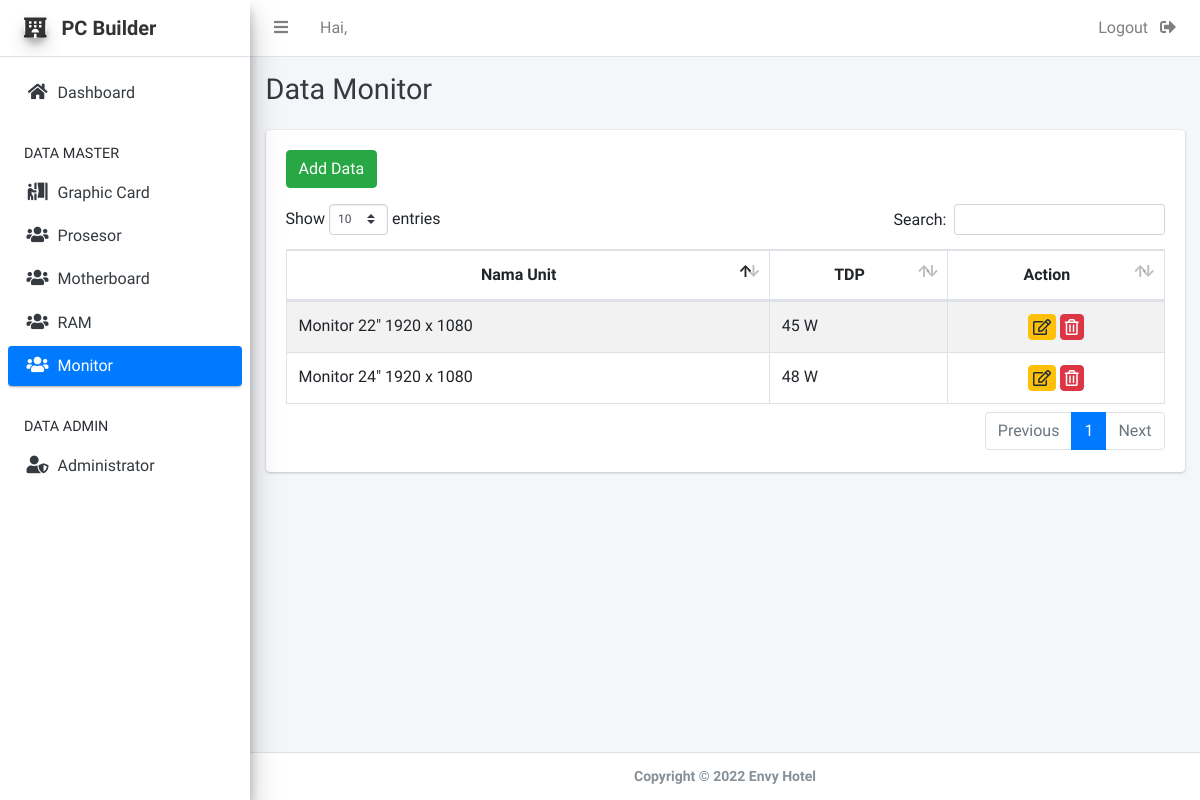
Page /admin/monitor.php on the committed database.
### tables this page shows
CREATE TABLE `monitor` (
  `id_monitor` int(10) NOT NULL,
  `nama_monitor` varchar(255) NOT NULL,
  `tdp_monitor` int(10) NOT NULL
);

### admin/monitor.php (the view, shortened to what this page needs)
<?php
  include("../koneksi.php");
?>
<!DOCTYPE html>
<html lang="en">
<head>
  <link rel="stylesheet" href="plugins/fontawesome-free/css/all.min.css">
<link rel="stylesheet" href="plugins/datatables-bs4/css/dataTables.bootstrap4.min.css">
<link rel="stylesheet" href="plugins/datatables-responsive/css/responsive.bootstrap4.min.css">
<link rel="stylesheet" href="plugins/overlayScrollbars/css/OverlayScrollbars.min.css">
<link rel="stylesheet" href="dist/css/adminlte.min.css">
</head>
<body class="hold-transition sidebar-mini layout-fixed layout-navbar-fixed layout-footer-fixed">
  <div class="wrapper">
    <nav class="main-header navbar navbar-expand navbar-white navbar-light">
      <ul class="navbar-nav">
        <li class="nav-item">
          <a class="nav-link" data-widget="pushmenu" href="#" role="button"><i class="fas fa-bars"></i></a>
        </li>
        <li class="nav-item">
          <a class="nav-link" href="">
            Hai, <?= $nama; ?>
          </a>
        </li>
      </ul>
      <ul class="navbar-nav ml-auto">
        <li class="nav-item">
          <a class="nav-link" href="../index.php" onclick="return confirm('Apakah Anda Yakin Ingin Keluar?')">
            Logout &nbsp;
            <i class="fas fa-sign-out-alt"></i>
          </a>
        </li>
      </ul>
    </nav>
    <aside class="main-sidebar sidebar-light-primary elevation-4">
      <a href="#" class="brand-link">
        <i class="fas fa-hotel img-circle elevation-3 ml-3"></i>
        <span class="brand-text font-weight-bold">PC Builder</span>
      </a>
      <div class="sidebar">
        <div class="mt-3">
          <nav class="mt-2">
            <ul class="nav nav-pills nav-sidebar flex-column" data-widget="treeview" role="menu" data-accordion="false">
              <li class="nav-item has-treeview">
                <a href="index.php" class="nav-link">
                  <i class="nav-icon fas fa-home"></i>
                  <p>
                    Dashboard
                  </p>
                </a>
              </li>
              <li class="nav-header">DATA MASTER</li>
              <li class="nav-item">
                <a href="monitor.php" class="nav-link">
                  <i class="nav-icon fas fa-person-booth"></i>
                  <p>
                    Graphic Card
                  </p>
                </a>
              </li>
              <li class="nav-item">
                <a href="procie.php" class="nav-link">
                  <i class="nav-icon fas fa-users"></i>
                  <p>
                    Prosesor
                  </p>
                </a>
              </li>
              <li class="nav-item">
                <a href="motherboard.php" class="nav-link">
                  <i class="nav-icon fas fa-users"></i>
                  <p>
                    Motherboard
                  </p>
                </a>
              </li>
              <li class="nav-item">
                <a href="ram.php" class="nav-link">
                  <i class="nav-icon fas fa-users"></i>
                  <p>
                    RAM
                  </p>
                </a>
              </li>
              <li class="nav-item">
                <a href="monitor.php" class="nav-link active">
                  <i class="nav-icon fas fa-users"></i>
                  <p>
                    Monitor
                  </p>
                </a>
              </li>
              <li class="nav-header">DATA ADMIN</li>
              <li class="nav-item">
                <a href="admin/index.php" class="nav-link">
                  <i class="nav-icon fas fa-user-shield"></i>
                  <p>
                    Administrator
                  </p>
                </a>
              </li>
            </ul>
          </nav>
        </div>
      </div>
    </aside>
    <div class="content-wrapper">
      <div class="content-header">
        <div class="container-fluid">
          <div class="row mb-2">
            <div class="col-sm-6">
              <h1 class="m-0 text-dark">Data Monitor</h1>
            </div>
            <div class="col-sm-6">
            </div>
          </div>
        </div>
      </div>
      <section class="content">
        <div class="container-fluid">
          <div class="row">
            <div class="col-12">
              <div class="card">
                <div class="card-body">
                  <a class="btn btn-success mb-3" href="tambah/add_monitor.php">Add Data</a>
                  <table id="example1" class="table table-bordered table-striped">
                    <thead>
                      <tr class="text-center">
                        <th>Nama Unit</th>
                        <th>TDP</th>
                        <th>Action</th>
                      </tr>
                    </thead>
                    <tbody>
                      <?php
                      $monitor = mysqli_query($koneksi, "SELECT * FROM monitor ORDER BY id_monitor DESC");
                      while ($row = mysqli_fetch_array($monitor)) {
                        echo "
                <tr>
                  <td>" . $row['nama_monitor'] . "</td>
                  <td>" . $row['tdp_monitor'] . " W</td>
                  <td class='text-center'>
                            ";
                                ?>
                                  <a href="edit/edit_monitor.php?id=<?= $row['id_monitor']; ?>" onclick="return confirm('Apakah Anda Yakin Ingin Mengubah Data?')"><i class=' btn btn-warning py-0 px-1 far fa-edit'></i></a>
                                  <a href="hapus/hapus_monitor.php?id=<?= $row['id_monitor']; ?>" onclick="return confirm('Apakah Anda Yakin Ingin Menghapus Data?')"><i class=' btn btn-danger py-0 px-1 far fa-trash-alt'></i></a>
                                <?php
                                  echo "
                            </td>
                </tr>
          ";
                      }
                      ?>
                    </tbody>
                  </table>
                </div>
              </div>
            </div>
          </div>
        </div>
      </section>
    </div>
    <footer class="main-footer text-sm text-center">
      <strong>Copyright &copy; 2022 Envy Hotel</strong>
    </footer>
  </div>
</body>
</html>

### rows in the picture
monitor: nama_monitor "Monitor 24\" 1920 x 1080", tdp_monitor "48"
monitor: nama_monitor "Monitor 22\" 1920 x 1080", tdp_monitor "45"
